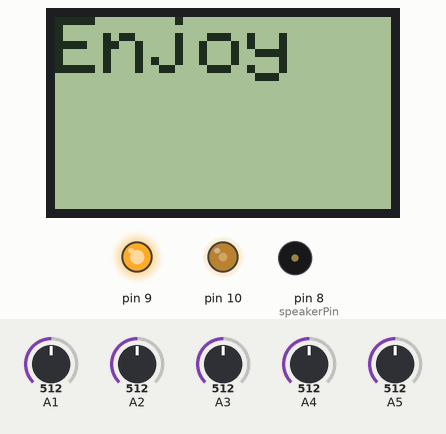
Bench run of a sketch on a simulated Arduino Uno, built with avr-gcc and run on an emulated ATmega328P. Parts: 84×48 one-colour display, output pins drawn as LEDs (lit = HIGH), buzzer (waves = sounding, pin HIGH). The inputs (shaded band) are chosen by the test bench; at power-on: A1 = 512, A2 = 512, A3 = 512, A4 = 512, A5 = 512. Random numbers use the default seed unless the sketch sets one.

Above: at 3.6 s.
At 6.7 s:
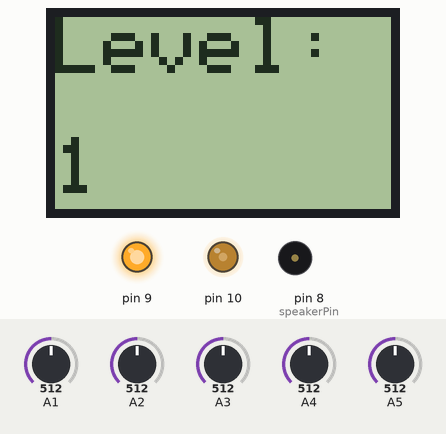
6.8 s: A1 set to 893
9.4 s: A1 set to 909
At 9.7 s:
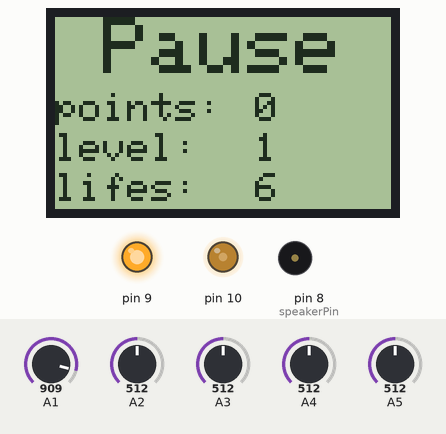
10.9 s: A1 set to 890
At 13.6 s:
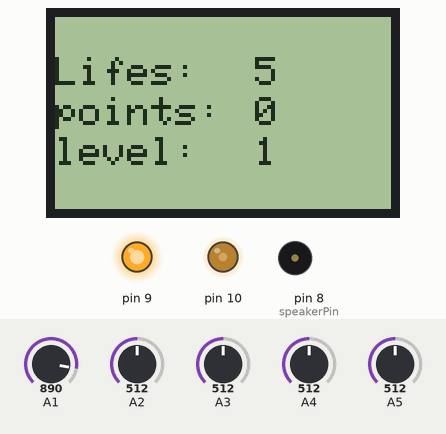
13.9 s: A2 set to 892
16.9 s: A2 set to 916
At 17.38 s:
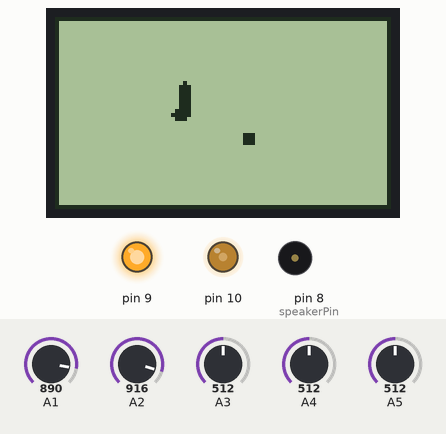
19.0 s: A2 set to 890
At 20.68 s:
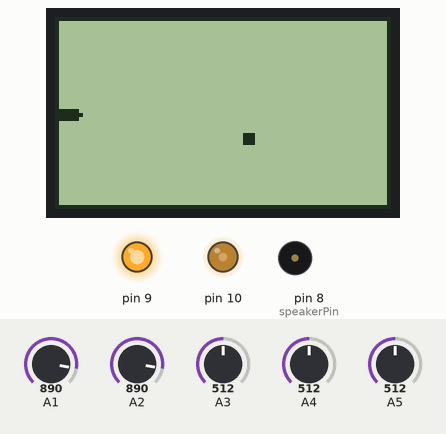

The sketch:

arduino_snakev1_1.ino
```cpp
//!Snake game on Arduino
/*!
*  using arduino and the old nokia
*  3310 display (PCD8544)
*
*  Author :    Ouarrak Ayoub
*  Version:    v1.1
*
* (PCD8544)
*
* pin1 -> VDD(3.3V)
* pin2 -> SCK
* pin3 -> SDIN
* pin4 -> D/C
* pin5 -> SCE
* pin6 -> GND
* pin7 -> VOUT(-> 1uF capacitor -> GND)
* pin8 -> RESET
*
* Arduino
*
* 3  -> SCK   (2)
* 4  -> SDIN  (3)
* 5  -> D/C   (4)
* 6  -> RESET (6)
* 7  -> SCE   (5)
* 8  -> Speaker/buzzer
* 9  -> led1
* 10 -> led2
* A1 -> Button (Pause)
* A2 -> Button (Down)
* A3 -> Button (Left)
* A4 -> Button (Up)
* A5 -> Butoon (Right)
*
* Install the new library:
* windows ->   C:\users\[Name]\Documents\Arduino\libraries
* Mac     ->   /Users/[name]/Documents/Arduino/libraries
*/

//! Library:  https://github.com/adafruit/Adafruit-PCD8544-Nokia-5110-LCD-library
#include <Adafruit_GFX.h>
#include <Adafruit_PCD8544.h>

//! display object using pin 3,4,5,7,6
Adafruit_PCD8544 display = Adafruit_PCD8544(3, 4, 5, 7, 6);
//! costants
#define LEFT         1
#define RIGHT        2
#define UP           3
#define DOWN         4
//! screen risolution
#define MAX_WIDTH   84
#define MAX_HEIGHT  48

int x = 5;
int y = 5;
//! position of the head's snake
int xHeadSnake;
int yHeadSnake;
//! position of the fruit
int xFruit = 0;
int yFruit = 0;
int point  = 0;
int points = 10;
boolean left   = false;
boolean right  = true;
boolean up     = false;
boolean down   = false;
boolean pause  = true;
int speakerPin = 8;
int dr = 0;
int dc = 1;
//! this vector contain the individual part (x) of the snake; cols[0], row[0] is the head's snake
int snake_cols[260];
//! this vector contain the individual part (y) of the snake;
int snake_row[260];
int snake_lenght = 10;
int level = 0;
int time  = 21;
int lifes = 5;
//! input sensors (button)
int pauseBtm, upBtm, downBtm, rightBtm, leftBtm;
//! software-reset of arduino
void(* reset)(void) = 0;

/* !
*  SETUP FUNCTION
*/
void setup() {
   Serial.begin(9600);
   randomSeed(analogRead(A0));
   display.begin();
   pinMode(speakerPin, OUTPUT);
   pinMode(9, OUTPUT);
   pinMode(10, OUTPUT);
   //! turn on display's leds
   digitalWrite(9, HIGH);
   analogWrite(10, 100);
   //! the position of the fruit is in the middle of the screen
   xFruit = (display.width()/2) + 5;
   yFruit = (display.height()/2) + 5;

   showInfo();
}
/* !
*  LOOP FUNCTION
*/
void loop() {
   xHeadSnake = snake_cols[0];
   yHeadSnake = snake_row[0];
   //! display the new level if i win and reset points and information
   if(point == 0 or point == points){
      ++level;
      printLevel(level);
      delay(1500);
      upLevel(level);
      point = 1;
      //! points necessary to win
      points += 10;
      resetValues();
   }

   display.clearDisplay();
   //! read the value of the buttons
   readInput();
   moveSnake(pauseBtm, leftBtm, rightBtm, upBtm, downBtm);

   //! snake eat a fruit from the right or from the left
   for(int i = 0; i < 3 ; ++i) {
      //! control the position (x) of the head's snake with the postion (x) of the fruit
      if((xHeadSnake + i == xFruit) or (xHeadSnake == xFruit + i)) {
         //! control the position (y) of the head's snake with the postion (y) of the fruit
         if((yHeadSnake == yFruit) or (yHeadSnake + i == yFruit) or (yHeadSnake == yFruit + i)) {
            eatFruit();
            drawSnake();
         }
      }
      //! the snake eat the fruit from the top or from the botton
      if((yHeadSnake + i == yFruit) or (yHeadSnake == yFruit + i)) {
         //! control the position (x) of the head's snake with the postion (x) of the fruit
         if((xHeadSnake == xFruit) or (xHeadSnake + i == xFruit) or (xHeadSnake == xFruit + i)) {
            eatFruit();
            drawSnake();
         }
      }
   }
   snakeChangeDirectionLR();
   snakeChangeDirectionUD();
   //! the velocity of the movement of the snake is relative to the time
   delay(time);
}
/* !
*  RESET THE POSITION OF THE SNAKE
*/
void resetValues() {
   snake_lenght = 10;
   //! initialize the position of the snake
   for(int i = 0; i < snake_lenght-1; ++i) {
      snake_cols[i] = i;
      snake_row[i]  = (MAX_HEIGHT/2);
   }

   left  = false;
   right = true;
   up    = false;
   down  = false;
   dr    = 0;
   dc    = 1;
}
/* !
*  LEVELUP
*/
//! change the time to complete the level
void upLevel(int lev) {
   switch(lev) {
      case 1: time;      break;
      case 2: time -= 3; break;
      case 3: time -= 3; break;
      case 4: time -= 3; break;
      case 5: time -= 3; break;
      case 6: time -= 3; break;
   }
}
/* !
*  DRAW SNAKE
*/
void drawSnake() {
   //! from the level 2, add one obstacles in the middle of the screen
   if(level >= 2)
      //!MAX_WIDTH/2 = x1, 11 = y1; MAX_WIDTH/2 = x2, display.height()-11 = y
      display.drawLine(MAX_WIDTH/2, 11, MAX_WIDTH/2, display.height()-11, BLACK);

   //! from the level 3, draw two obstalces in the middle
   if(level >= 3){
      display.drawLine(11,(MAX_HEIGHT/3)-5, MAX_WIDTH-11, (MAX_HEIGHT/3)-5, BLACK);
      display.drawLine(11,MAX_HEIGHT/(1.5)+5, MAX_WIDTH-11, MAX_HEIGHT/(1.5)+5, BLACK);
   }
   //! draw the walls
   display.drawRect(0,0,MAX_WIDTH,MAX_HEIGHT,BLACK);
   //! draw snake
   for(int i = snake_lenght; i > 0; --i)
      display.drawCircle(snake_cols[i], snake_row[i], 1,  BLACK);
   //! draw the fruit (3px x 3px)
   display.fillRect(xFruit, yFruit, 3, 3, BLACK);
   //! display everthing i draw before
   display.display();
   //! change the position of the snake's part, when he change diretion
   for(int i = snake_lenght; i > 0; --i) {
      snake_row[i]  = snake_row[i-1];
      snake_cols[i] = snake_cols[i-1];
   }
   snake_row[0]  += dr;
   snake_cols[0] += dc;
}
/* !
*  WHERE THE SNAKE IS TRYING TO GO?
*/
void direc(int d){
   switch(d) {
      case 1: { left = true ; right = false; up = false; down = false; dr = 0;  dc = -1;} break;
      case 2: { left = false; right = true ; up = false; down = false; dr = 0;  dc = +1;} break;
      case 3: { left = false; right = false; up = true ; down = false; dr = -1; dc = 0; } break;
      case 4: { left = false; right = false; up = false; down = true ; dr = +1; dc = 0; } break;
   }
}
/* !
*  SHOW A MESSAGE IF THE SNAKE LOST ALL LIFES, ELSE DECREMENT THE LIFES
*/
void gameover(){
   if(lifes > 0) {
      display.clearDisplay();
      display.setTextSize(1);
      display.setTextColor(BLACK);
      display.setCursor(0,10);
      display.println("Lifes:");
      display.setCursor(50,10);
      display.println(lifes);
      display.setCursor(0,20);
      display.print("points: ");
      display.setCursor(50,20);
      display.print(point-1);
      display.setCursor(0, 30);
      display.print("level: ");
      display.setCursor(50,30);
      display.print(level);
      display.display();
      delay(2500);
      lifes--;
      resetValues();
   }
   else {
      display.clearDisplay();
      display.setTextSize(1);
      display.setTextColor(BLACK);
      display.setCursor(15,0);
      display.println("Game Over");
      display.setTextSize(1);
      display.setTextColor(BLACK);
      display.setCursor(0,20);
      display.print("points: ");
      display.setCursor(50,20);
      display.print(point-1);
      display.setCursor(0, 30);
      display.print("level: ");
      display.setCursor(50,30);
      display.print(level);
      display.display();
      delay(2500);
      display.clearDisplay();
      display.setTextSize(1);
      display.setTextColor(BLACK);
      display.setCursor(0,0);
      display.println("Try again");
      display.display();
      delay(1500);
      //! reset arduino
      reset();
   }
}
/* !
*  GENERATE A SMALL SOUND
*/
void beep (unsigned char speakerPin, int frequencyInHertz, long timeInMilliseconds) {
   //funzione per generare un suono
   long delayAmount = (long)(1000000/frequencyInHertz);
   long loopTime = (long)((timeInMilliseconds*1000)/(delayAmount*2));
   for(int x = 0; x < loopTime; ++x) {
      digitalWrite(speakerPin,HIGH);
      delayMicroseconds(delayAmount);
      digitalWrite(speakerPin,LOW);
      delayMicroseconds(delayAmount);
   }
   delay(2);
}
/* !
*  CHANGE THE DIRECTION OF THE SNAKE
*/
void moveSnake(int pauseBtm, int leftBtm, int rightBtm, int upBtm, int downBtm) {
   //! the user touched the pause button
   if(pauseBtm > 900) {
      display.clearDisplay();
      display.setTextSize(2);
      display.setTextColor(BLACK);
      display.setCursor(12,0);
      display.println("Pause");
      display.setTextSize(1);
      display.setCursor(0,19);
      display.print("points: ");
      display.setCursor(50,19);
      display.print(point - 1);
      display.setCursor(0, 29);
      display.print("level: ");
      display.setCursor(50,29);
      display.print(level);
      display.setCursor(0,39);
      display.print("lifes: ");
      display.setCursor(50,39);
      display.print(lifes + 1);
      display.display();
      //! wait 3s and return to the game again
      delay(3000);
   }
   //! the left button was pressed and the snake is not going to left? the snake can turn left
   if(leftBtm > 900 and right == false)
      if ((xHeadSnake > 0 or xHeadSnake <= display.width()-xHeadSnake))
         direc(LEFT);
   //! the right button was pressed and the snake is not going to right? the snake can turn right
   if(rightBtm > 900 and left == false)
      if ((xHeadSnake > 0 or xHeadSnake <= display.width()-xHeadSnake))
         direc(RIGHT);
   //! the up button was pressed and the snake is not going to up? the snake can turn up
   if(upBtm > 900 and down == false)
      if((yHeadSnake > 0 or yHeadSnake <= display.height()-yHeadSnake))
         direc(UP);
   //! the down button was pressed and the snake is not going to down? the snake can turn down
   if(downBtm > 900 and up == false)
      if((yHeadSnake > 0 or yHeadSnake <= display.height()-yHeadSnake))
         direc(DOWN);
}
/* !
*  PRINT CURRENCT LEVEL
*/
void printLevel(int lvl) {
   display.clearDisplay();
   display.setTextSize(2);
   display.setTextColor(BLACK);
   display.setCursor(0, 0);
   display.print("Level:");
   display.setTextSize(2);
   display.setCursor(0, 30);
   display.print(lvl);
   display.display();
}
/* !
*  SNAKE CHANGED THE DIRECTION (LEFT OR RIGHT)
*/
void snakeChangeDirectionUD() {
   if(up == true) {
      //! snake touched the top wall
      if(yHeadSnake == 1)
         gameover();

      if(level >= 3)
         //! snake touched one of the two horizzontal obstacles (from the bottom)
         if(xHeadSnake > 11 and xHeadSnake < MAX_WIDTH-11)
            if(yHeadSnake == (MAX_HEIGHT/3) - 5 or yHeadSnake == (MAX_HEIGHT/1.5) + 5)
               gameover();
      //! snake is alive
      if(yHeadSnake > 1)
         drawSnake();
   }
   //! snake chage direction (down)
   if(down == true) {
      //! snake touched the bottom wall
      if(yHeadSnake == MAX_HEIGHT-1)
         gameover();

      if(level >= 3)
         //! snake touched one of the two horizzontal obstacles (from the top)
         if(xHeadSnake > 11 and xHeadSnake < MAX_WIDTH-11)
            if(yHeadSnake == (MAX_HEIGHT/3) - 5 or yHeadSnake == (MAX_HEIGHT/1.5) + 5)
               gameover();
      //! snake is alive
      if(yHeadSnake < MAX_HEIGHT-1)
         drawSnake();
   }
}
/* !
*  SNAKE CHANGED THE DIRECTION (UP OR DOWN)
*/
void snakeChangeDirectionLR() {
   //! snake change direction (left)
   if(left == true) {
      //! the snake touched the left wall
      if(xHeadSnake == 1)
         gameover();

      if(level >= 2)
         //! the snake touched the center ostacle (from the right)
         if(xHeadSnake == MAX_WIDTH/2 and yHeadSnake > 11 and yHeadSnake < display.height()-11)
            gameover();
      //! snake is alive
      if(xHeadSnake > 1)
         drawSnake();
   }
   //! snake chage direction (right)
   if(right == true) {
      //! snake touched the right wall
      if(xHeadSnake == MAX_WIDTH-1)
         gameover();

      if(level >= 2)
         //! snake touched the obstacle in the center (from the left part)
         if(xHeadSnake == MAX_WIDTH/2 and yHeadSnake > 11 and yHeadSnake < display.height()-11)
            gameover();
      //! snake is alive
      if(xHeadSnake < MAX_WIDTH-1)
         drawSnake();
   }
}
/* !
*  SNAKE EAT FRUIT
*/
void eatFruit() {
   point++;
   beep(speakerPin, 2000, 10);
   xFruit = random(2, 79);
   yFruit = random(2, 45);
   snake_lenght += 2;
}
/* !
*  READ THE BUTTON VALUE
*/
void readInput() {
   upBtm    = analogRead(A2);
   leftBtm  = analogRead(A5);
   downBtm  = analogRead(A4);
   rightBtm = analogRead(A3);
   pauseBtm = analogRead(A1);
}
/* !
*  SHOW INFO
*/
void showInfo() {
   display.clearDisplay();
   display.setTextSize(1);
   display.setTextColor(BLACK);
   //! write in the position (0,0) of the screen
   display.setCursor(0,0);
   display.println("Snake v1.1");
   display.setCursor(0,20);
   display.print("Developed by: Ouarrak Ayoub");
   //! show the information in the screen
   display.display();
   delay(3500);
   display.clearDisplay();
   display.setTextSize(2);
   display.setTextColor(BLACK);
   display.setCursor(0,0);
   display.println("Enjoy");
   display.display();
   delay(2000);
}
```

Measured:
- the behaviour switches between 900 and 901 on A1 (found by bisection; images 1 and 2)
- the behaviour switches between 900 and 901 on A2 (found by bisection; images 3 and 4)
- what the display in image 0 shows lasts 2.0 s, from 3.6 s to 5.6 s
